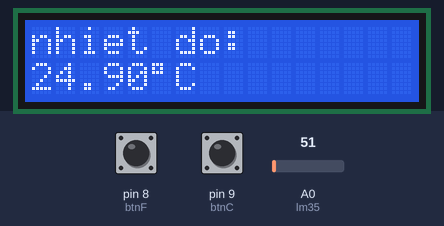
Bench run of a sketch on a simulated Arduino Uno, built with avr-gcc and run on an emulated ATmega328P. Parts: 16×2 character LCD. Inputs (shaded band) come from the test bench; at power-on: pin 8 (btnF) LOW, pin 9 (btnC) LOW, A0 (lm35) = 51.

Above: at 1.2 s.
1.3 s: pin 8 (btnF) pulled HIGH for 0.15 s
At 1.6 s:
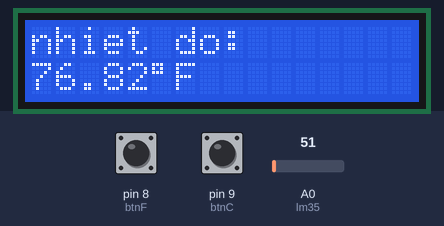
2.9 s: pin 9 (btnC) pulled HIGH for 0.15 s
At 3.9 s:
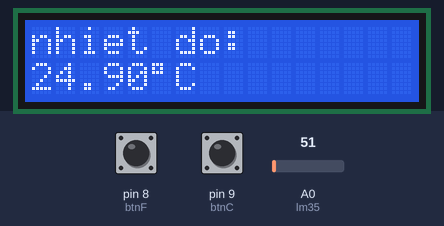
4.5 s: A0 (lm35) set to 61
At 5.1 s:
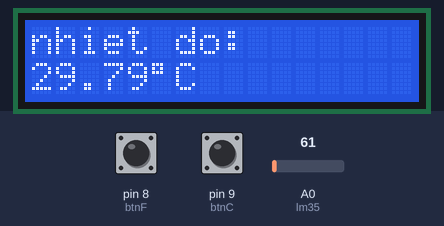
6.0 s: pin 8 (btnF) pulled HIGH for 1 s
At 6.3 s:
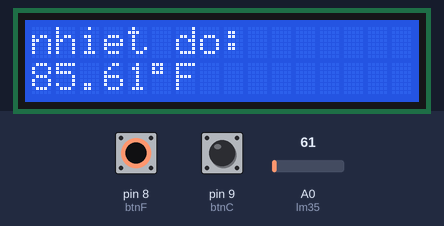
8.5 s: A0 (lm35) set to 71
At 9.3 s:
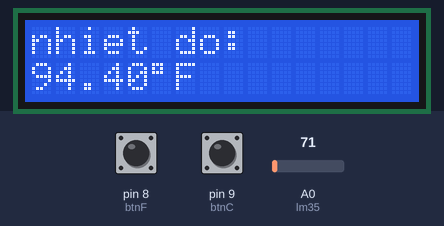
10.0 s: pin 9 (btnC) pulled HIGH for 1 s
At 10.5 s:
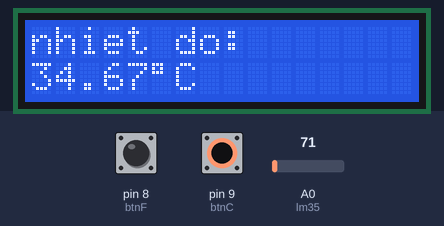
Timing chart, 0 to 13.0 s (numbered marks = the images above; inputs shaded):
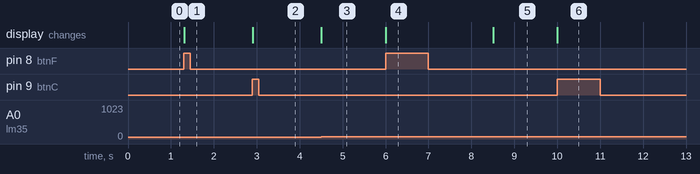

The sketch:

th_baitap9.ino
```cpp
#include <LiquidCrystal.h>
LiquidCrystal lcd(12, 11, 5, 4, 3, 2);
int btnC = 9;
int btnCstate = LOW;
int btnF = 8;
int btnFState = LOW;

int lm35 = A0;
int state = 1;
void setup() {

  lcd.begin(16,2);
  lcd.setCursor(0,0);
  pinMode(btnC, INPUT);
  pinMode(btnF, INPUT);
}

void loop() {
  int docA0= analogRead(lm35);
  float temp = (5.0 * docA0 * 100.0 / 1024.0);
  float tempF = (temp * 1.8) + 32;
  //LCD
  lcd.setCursor(0, 0);
  lcd.print("nhiet do: ");
  lcd.setCursor(0, 1);
  lcd.print(state == 1 ? temp : tempF);
  //BTN
  if (btnCstate == LOW && digitalRead(btnC) == HIGH) {
    btnCstate = digitalRead(btnC);
    lcd.clear();
    state = 1;
  }
  btnCstate = digitalRead(btnC);
  if (btnFState == LOW && digitalRead(btnF) == HIGH) {
    btnFState= digitalRead(btnF);
    lcd.clear();
    state = 2;
  }
  btnFState = digitalRead(btnF);

  switch (state) {
    case 1:
      {
        lcd.print(char(223));
        lcd.print("C ");
      }break;
    case 2:
      {
        lcd.print(char(223));
        lcd.print("F ");
      }break;
    default:
      {
        state = "C";
      }
  }
}
```

Measured:
- after the input at 1.3 s, the display: first changes at once (image 1 shows a later state)
- after the input at 2.9 s, the display: first changes at once (image 2 shows a later state)
- after the input at 4.5 s, the display: changes at once (image 3)
- after the input at 6.0 s, the display: first changes at once (image 4 shows a later state)
- after the input at 8.5 s, the display: changes at once (image 5)
- after the input at 10.0 s, the display: first changes at once (image 6 shows a later state)
